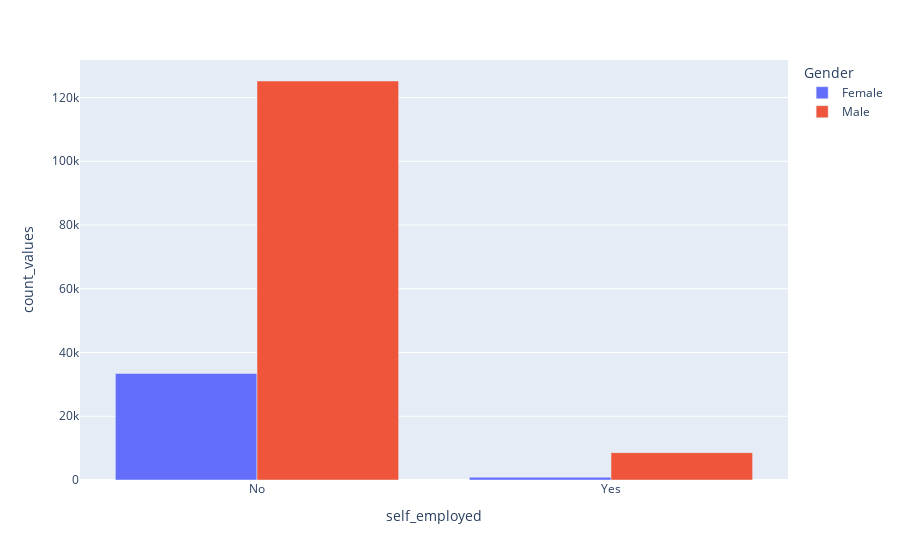

Notebook code cell kept with this figure:
### Code cell
df_agg
fig = px.bar(
    df_agg,
    x=column,
    y="count_values", 
    color="Gender",
    barmode="group"
    )
fig.show()

### Figure 1 — Plotly figure (JSON) as saved in the notebook; plotly's stock layout.template omitted (floating-point values rounded to 4 significant figures)
{"data": [{"alignmentgroup": "True", "hovertemplate": "Gender=Female<br>self_employed=%{x}<br>count_values=%{y}<extra></extra>", "legendgroup": "Female", "marker": {"color": "#636efa", "pattern": {"shape": ""}}, "name": "Female", "offsetgroup": "Female", "orientation": "v", "showlegend": true, "textposition": "auto", "type": "bar", "x": ["No", "Yes"], "xaxis": "x", "y": [33418, 868], "yaxis": "y"}, {"alignmentgroup": "True", "hovertemplate": "Gender=Male<br>self_employed=%{x}<br>count_values=%{y}<extra></extra>", "legendgroup": "Male", "marker": {"color": "#EF553B", "pattern": {"shape": ""}}, "name": "Male", "offsetgroup": "Male", "orientation": "v", "showlegend": true, "textposition": "auto", "type": "bar", "x": ["No", "Yes"], "xaxis": "x", "y": [125190, 8580], "yaxis": "y"}], "layout": {"barmode": "group", "legend": {"title": {"text": "Gender"}, "tracegroupgap": 0}, "margin": {"t": 60}, "xaxis": {"anchor": "y", "domain": [0, 1], "title": {"text": "self_employed"}}, "yaxis": {"anchor": "x", "domain": [0, 1], "title": {"text": "count_values"}}}}
